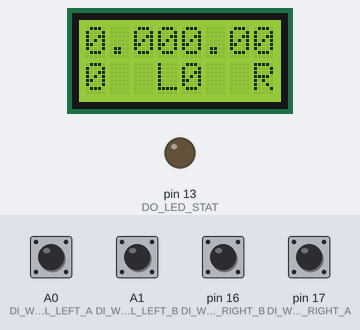
A sketch run on a simulated Arduino Uno, built with avr-gcc and run on an emulated ATmega328P. Parts: 8×2 character LCD, output pins drawn as LEDs (lit = HIGH). The test bench sets the inputs (shaded band); at power-on: A0 (DI_WHEEL_LEFT_A), A1 (DI_WHEEL_LEFT_B), pin 16 (DI_WHEEL_RIGHT_B), pin 17 (DI_WHEEL_RIGHT_A) LOW. Pins used as bus, display or sensor lines are not drawn; what the sketch prints to the serial monitor is not drawn.

Above: at 2.2 s.
2.3 s: A0 (DI_WHEEL_LEFT_A) pulled HIGH for 1 s
At 3.1 s:
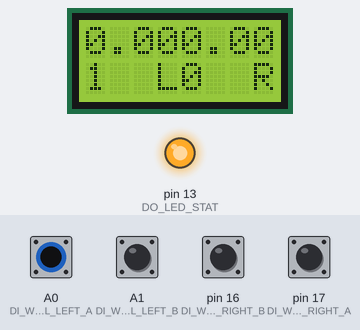
4.8 s: A1 (DI_WHEEL_LEFT_B) pulled HIGH for 0.15 s
At 4.97 s:
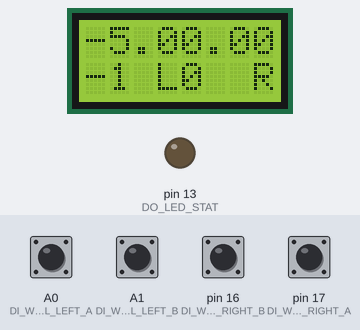
6.5 s: pin 16 (DI_WHEEL_RIGHT_B) pulled HIGH for 1 s
At 7.5 s:
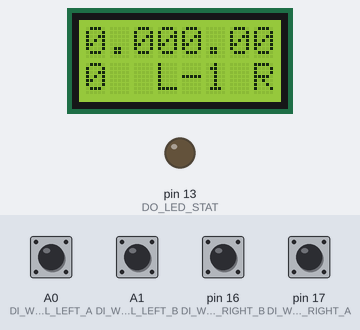
9.0 s: pin 17 (DI_WHEEL_RIGHT_A) pulled HIGH for 0.15 s
At 9.37 s:
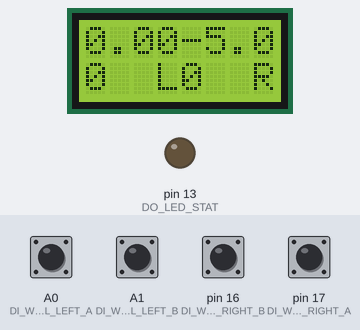
10.6 s: A1 (DI_WHEEL_LEFT_B) pulled HIGH for 1 s
At 11.3 s:
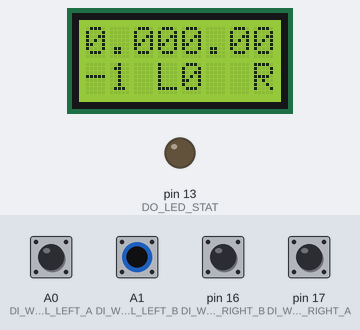
13.1 s: pin 17 (DI_WHEEL_RIGHT_A) pulled HIGH for 1 s
At 13.9 s:
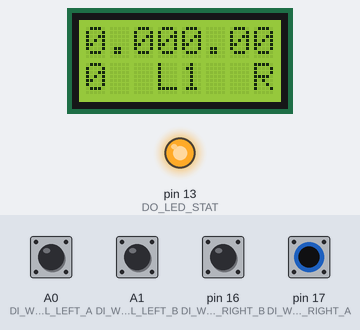
Timing chart, 0 to 16.1 s (numbered marks = the images above; inputs shaded):
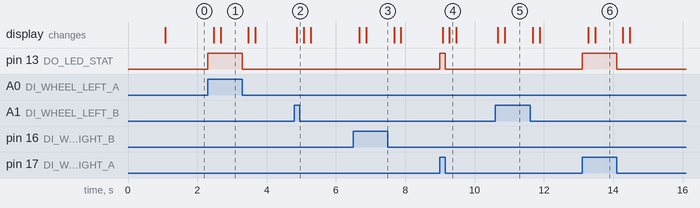

The sketch:

speed_meter.ino
```cpp
//速度計測プログラム


#include <LiquidCrystal.h>

LiquidCrystal lcd(7, 8, 9, 10, 11, 12);

#define DI_WHEEL_LEFT_A 14
#define DI_WHEEL_LEFT_B 15
#define DI_WHEEL_RIGHT_A 17
#define DI_WHEEL_RIGHT_B 16
#define DI_BTN_ZERO_CLEAR 18

#define DO_LED_STAT 13
#define DO_LED_ERR 12

#define AI_ROTARY_ENCODER_L A0
#define AI_ROTARY_ENCODER_R A1

#define tire 1770 //タイヤの周径
#define patarn 72  //光学式エンコーダーの分解能（分割数）
#define speed_frequency 5 //1秒当たりの速度更新回数

#define bet_wheel 535

#define pai 3.14159265359


String strData1;
String strData2;

long cnt_left, cnt_right,cnt_sum_left,cnt_sum_right;

//int enc_left, enc_right;
// int tm_serial_out;


long now_time, before_time;
double left_dist,right_dist,dist,odo;  //片輪の移動距離
double wheel_speed_left,wheel_speed_right,wheel_speed;  //片輪の速度/中心の速度
double wheel_count_left,wheel_count_right;
double wheel_rotation;  //回転角
double rotation_radius; //回転半径


String strData;

int wheelState, prevState, prevLeft, prevRight;
#define ST_WHL_NONE 0x0
#define ST_WHL_LA 0x01
#define ST_WHL_LB 0x02
#define ST_WHL_LEFT 0x03
#define ST_WHL_RA 0x04
#define ST_WHL_RB 0x08
#define ST_WHL_RIGHT 0x0c


void setup() {

  lcd.begin(8, 2);           /* LCDの設定(8文字2行) */
  lcd.clear();                /* LCDのクリア */
  lcd.setCursor(0, 0);        /* 0列0行から表示する */
  lcd.print("CHECK"); /* 文字列の表示 */
  delay(1000);
  lcd.clear();                /* LCDのクリア */

  pinMode(DO_LED_STAT, OUTPUT);
  pinMode(DO_LED_ERR, OUTPUT);

  pinMode(DI_WHEEL_LEFT_A, INPUT);
  pinMode(DI_WHEEL_LEFT_B, INPUT);
  pinMode(DI_WHEEL_RIGHT_A, INPUT);
  pinMode(DI_WHEEL_RIGHT_B, INPUT);

  pinMode(AI_ROTARY_ENCODER_L, INPUT);
  pinMode(AI_ROTARY_ENCODER_R, INPUT);

  cnt_left = cnt_right = 0;
  cnt_sum_left = cnt_sum_right = 0;
//  tm_serial_out = 0;

  now_time = before_time = 0;

  wheelState &= digitalRead(DI_WHEEL_LEFT_A) | digitalRead(DI_WHEEL_LEFT_B)<<1;
  prevState = wheelState;
  wheel_rotation = 0;
  odo = 0;

  Serial.begin(9600);
}

void loop(){
  wheelState = digitalRead(DI_WHEEL_LEFT_A) | digitalRead(DI_WHEEL_LEFT_B)<<1 | digitalRead(DI_WHEEL_RIGHT_A)<<2 | digitalRead(DI_WHEEL_RIGHT_B)<<3;
//  enc_left = analogRead(AI_ROTARY_ENCODER_L);
//  enc_right = analogRead(AI_ROTARY_ENCODER_R);
  now_time=millis();

  prevLeft = prevState&ST_WHL_LEFT;
  prevRight = prevState&ST_WHL_RIGHT;

  // LEFT WHEEL COUNTER UPDATE
  switch(wheelState&ST_WHL_LEFT){
    case ST_WHL_LEFT:
      if(prevLeft==ST_WHL_LA){
        cnt_left++;
      }else if(prevLeft==ST_WHL_LB){
        cnt_left--;
      }
      break;
    case ST_WHL_LA:
      if(prevLeft==ST_WHL_NONE){
        cnt_left++;
      }else if(prevLeft==ST_WHL_LEFT){
        cnt_left--;
      }
      break;
    case ST_WHL_NONE:
      if(prevLeft==ST_WHL_LB){
        cnt_left++;
      }else if(prevLeft==ST_WHL_LA){
        cnt_left--;
      }
      break;
    case ST_WHL_LB:
      if(prevLeft==ST_WHL_LEFT){
        cnt_left++;
      }else if(prevLeft==ST_WHL_NONE){
        cnt_left--;
      }
      break;
  }

  switch(wheelState&ST_WHL_RIGHT){
    case ST_WHL_RIGHT:
      if(prevRight==ST_WHL_RA){
        cnt_right++;
      }else if(prevRight==ST_WHL_RB){
        cnt_right--;
      }
      break;
    case ST_WHL_RA:
      if(prevRight==ST_WHL_NONE){
        cnt_right++;
      }else if(prevRight==ST_WHL_RIGHT){
        cnt_right--;
      }
      break;
    case ST_WHL_NONE:
      if(prevRight==ST_WHL_RB){
        cnt_right++;
      }else if(prevRight==ST_WHL_RA){
        cnt_right--;
      }
      break;
    case ST_WHL_RB:
      if(prevRight==ST_WHL_RIGHT){
        cnt_right++;
      }else if(prevRight==ST_WHL_NONE){
        cnt_right--;
      }
      break;
  }
  prevState=wheelState;

  // LED
  if (wheelState& (ST_WHL_LA|ST_WHL_RA)) {
    digitalWrite(DO_LED_STAT, HIGH);
  }else{
    digitalWrite(DO_LED_STAT, LOW);
  }

  if(wheelState& (ST_WHL_LB|ST_WHL_RB)){
    digitalWrite(DO_LED_ERR, HIGH);
  }else{
   digitalWrite(DO_LED_ERR, LOW);
 }

//速度計算・出力
  if((now_time - before_time) >= (1000/speed_frequency))
  {
    left_dist = ((float)cnt_left/patarn) * tire;
    right_dist = ((float)cnt_right/patarn) * tire;

    //スピード計算
    //v=（（cnt/タイヤの分解能）*タイヤの周径[mm]）/(測定時間[ms]/1000)） [mm/sec]
    wheel_speed_left = left_dist /(((float)now_time - (float)before_time)/1000);
    wheel_speed_right = right_dist /(((float)now_time - (float)before_time)/1000);

    //1秒あたりの進んだカウント数
    wheel_count_left=cnt_left/(((float)now_time - (float)before_time)/1000);
    wheel_count_right=cnt_right/(((float)now_time - (float)before_time)/1000);

    //中心の速度[mm/sec]
    wheel_speed = (wheel_speed_left + wheel_speed_right) / 2;

    //距離計算
    dist=(left_dist+right_dist)/2;
    odo=odo+dist;
    //回転角を求める[rad]
    //回転半径を求める[mm]
    if(left_dist > right_dist)
    {
      wheel_rotation = wheel_rotation + ((left_dist - right_dist) / bet_wheel);
      rotation_radius = (bet_wheel/2) + ((right_dist * bet_wheel)/(left_dist - right_dist));
    }
    else if(right_dist > left_dist)
    {
      wheel_rotation = wheel_rotation -((right_dist - left_dist) / bet_wheel);
      rotation_radius = (bet_wheel/2) + ((left_dist * bet_wheel)/(right_dist - left_dist));
    }
    else
    {
      rotation_radius = 0;
    }


    cnt_sum_left = cnt_sum_left + cnt_left;
    cnt_sum_right = cnt_sum_right + cnt_right;

   // Serial.print(wheel_speed * 3600/1000000,2);
   // Serial.println(" km/h");
   // Serial.print(wheel_rotation * 360 / (2 * pai),0);
   // Serial.print("deg  ");c
   // Serial.print(rotation_radius/1000 ,1);
   // Serial.println("m");
    Serial.print(now_time);
    Serial.print(",");
    Serial.print(wheel_count_left);
    Serial.print(",");
    Serial.print(wheel_count_right);
    Serial.print(",");
    Serial.print(cnt_sum_left);
    Serial.print(",");
    Serial.println(cnt_sum_right);

    //Serial.print(",");
    //Serial.println(rotation_radius);

    lcd.clear();
    lcd.setCursor(0,0);
    //lcd.print(wheel_speed * 3600/1000000,2);
    lcd.print(wheel_count_left);
    lcd.setCursor(4,0);
    lcd.print(wheel_count_right);

    // 4桁目に"R","L"を表示し，（符号を含む）桁が増えると数字が上書きする
    lcd.setCursor(3,1);
    lcd.print("L");
    lcd.setCursor(0,1);
    lcd.print(cnt_sum_left);

    lcd.setCursor(7,1);
    lcd.print("R");
    lcd.setCursor(4,1);
    lcd.print(cnt_sum_right);


    //lcd.setCursor(5,1);
    //lcd.print(rotation_radius/1000,1);
    before_time = now_time;
    cnt_left = 0;
    cnt_right = 0;
  }

}
```

Measured:
- after the input at 2.3 s, pin 13 (DO_LED_STAT): LOW → HIGH at once, → LOW 1.0 s later; the display: first changes after 0.17 s (image 1 shows a later state)
- after the input at 4.8 s, the display: changes after 0.07 s (image 2)
- after the input at 6.5 s, the display: first changes after 0.17 s (image 3 shows a later state)
- after the input at 9.0 s, pin 13 (DO_LED_STAT): LOW → HIGH at once, → LOW 0.15 s later; the display: first changes after 0.07 s (image 4 shows a later state)
- after the input at 10.6 s, the display: first changes after 0.07 s (image 5 shows a later state)
- after the input at 13.1 s, pin 13 (DO_LED_STAT): LOW → HIGH at once, → LOW 1.0 s later; the display: first changes after 0.18 s (image 6 shows a later state)
